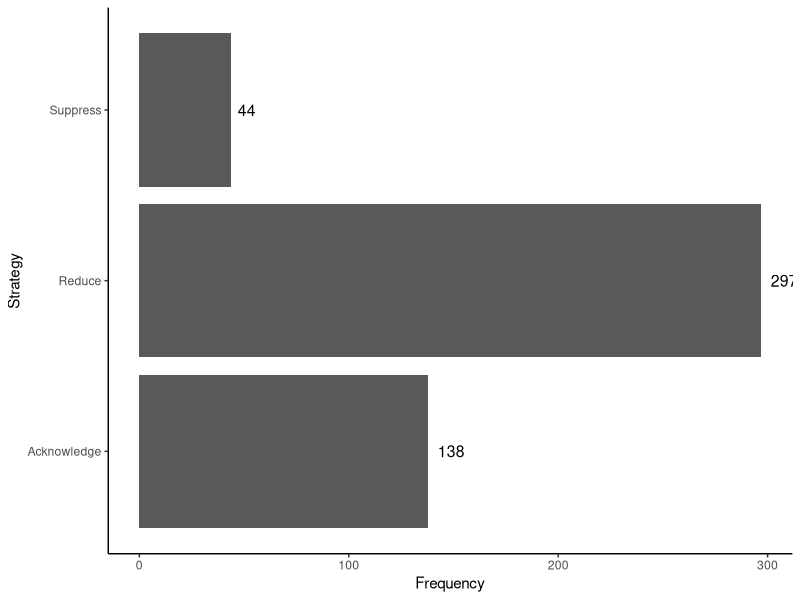
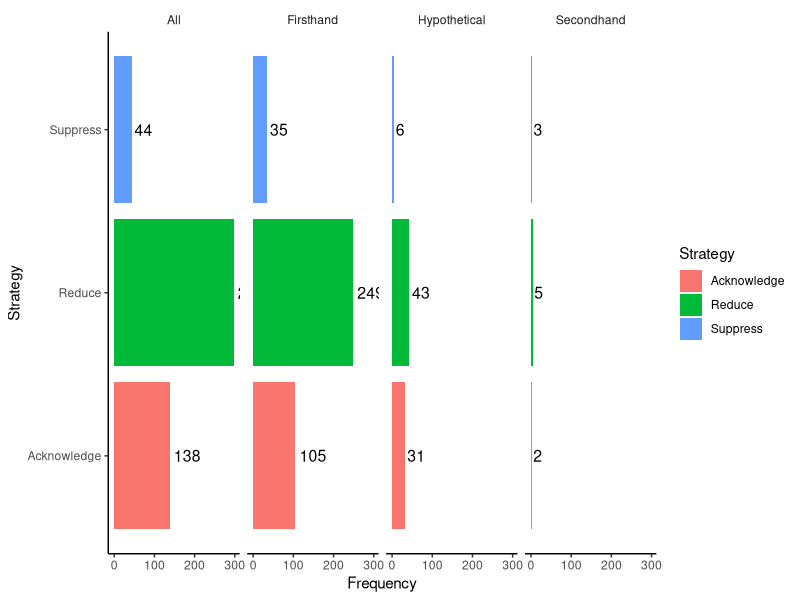
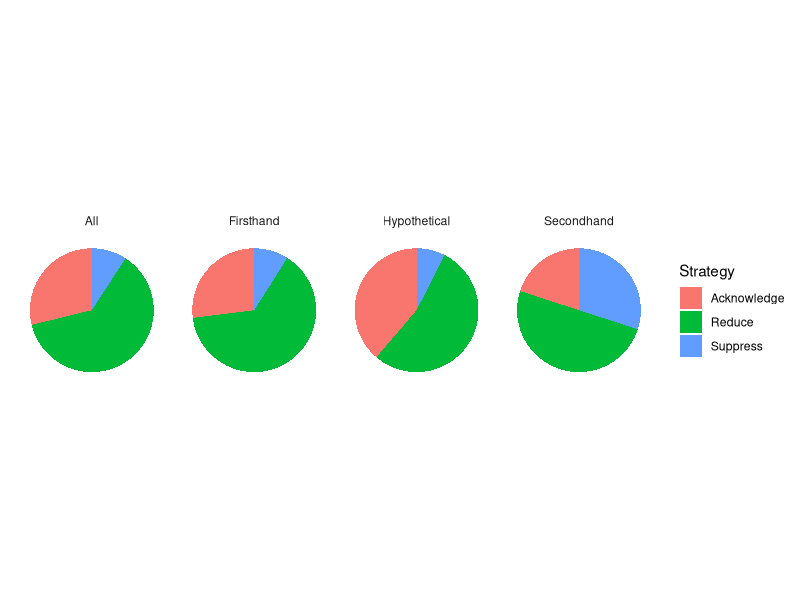
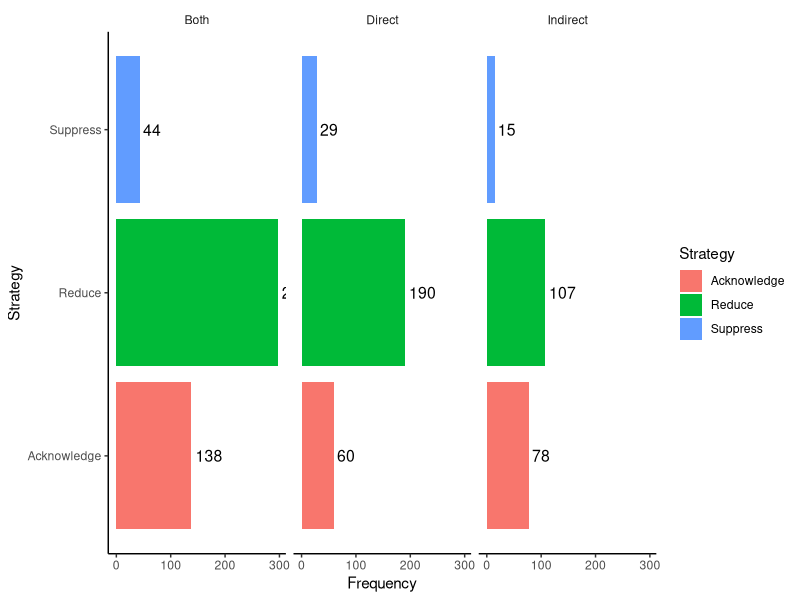
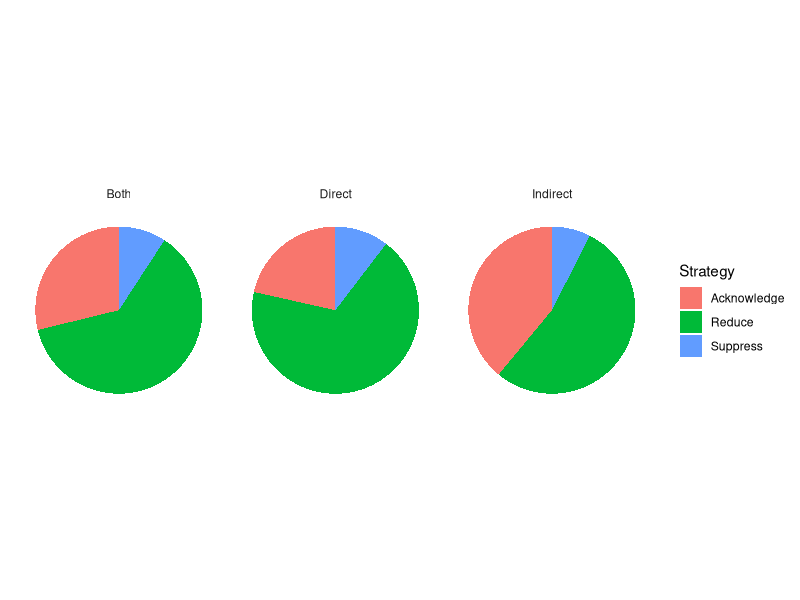
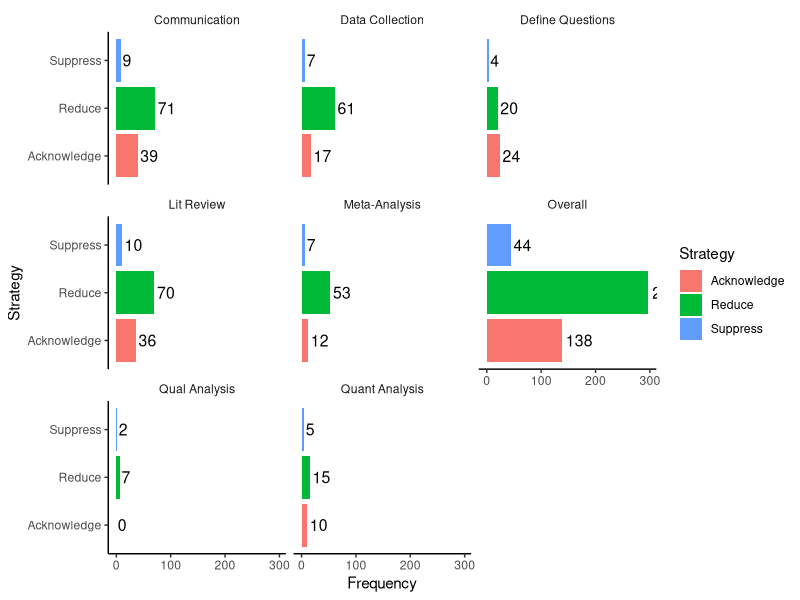
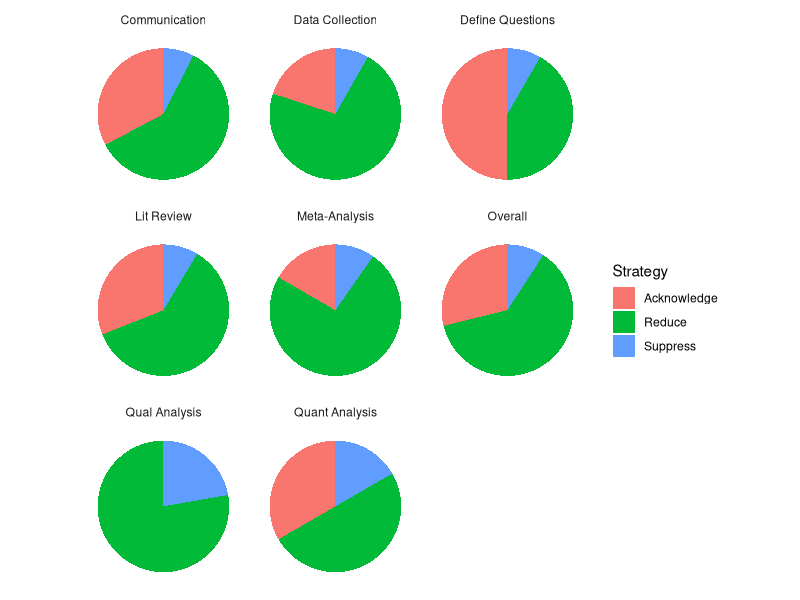
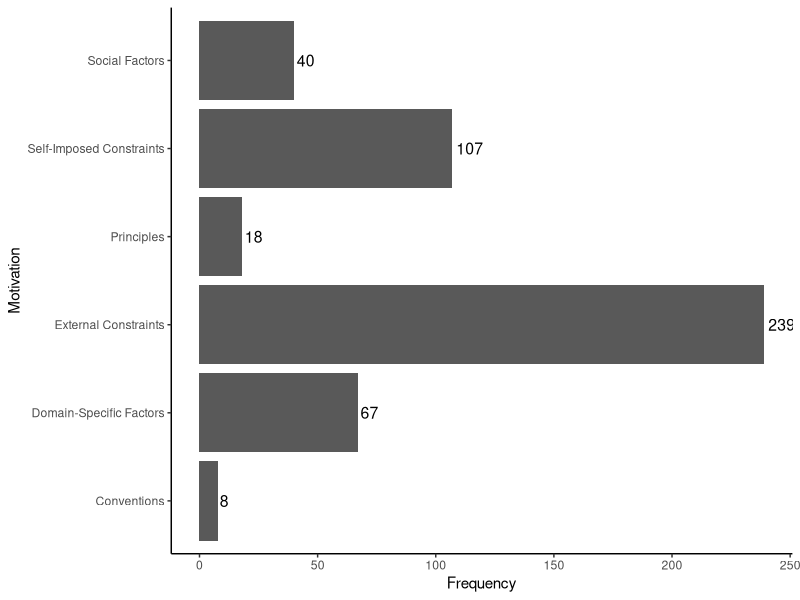

Recreate these plots in R, in order.
## ---- chunk 1
library(ggplot2)
library(dplyr)
# library(ggstance) # devtools::install_github("lionel-/ggstance")
knitr::opts_chunk$set(echo = TRUE)
## ---- chunk 2
codes <- read.csv(file="codes-anonymous.csv", header=TRUE, sep=",")
## ---- chunk 3
# counts of strategies
d.strat <- data.frame(
  "Strategy"=c('Acknowledge','Reduce','Suppress'),
  "Frequency"=c(sum(codes$Strategy=='Acknowledge'),sum(codes$Strategy=='Reduce'),sum(codes$Strategy=='Suppress')),
  "Percent"=c(sum(codes$Strategy=='Acknowledge'),sum(codes$Strategy=='Reduce'),sum(codes$Strategy=='Suppress'))/length(codes$Decision)*100
)
## ---- chunk 4
ggplot(d.strat, aes(x=Strategy,y=Frequency)) + 
  geom_bar(stat = 'identity') + 
  geom_text(aes(label=Frequency),position=position_dodge(width=0.9), size=4, hjust=-0.35) + 
  theme(panel.background = element_blank(), axis.line = element_line(colour = "black")) + 
  coord_flip()
## ---- chunk 5
# add column to data table of strategies for type of mention
d.strat.mention <- cbind(d.strat,"Mention"=c("All","All","All"))

# get counts of strategies for:
# firsthand accounts
codes.firsthand <- codes %>% filter(Mention=="Firsthand")
d.strat.mention <- rbind(d.strat.mention, data.frame(
  "Strategy"=c('Acknowledge','Reduce','Suppress'),
  "Frequency"=c(sum(codes.firsthand$Strategy=='Acknowledge'),sum(codes.firsthand$Strategy=='Reduce'),sum(codes.firsthand$Strategy=='Suppress')),
    "Percent"=c(sum(codes.firsthand$Strategy=='Acknowledge'),sum(codes.firsthand$Strategy=='Reduce'),sum(codes.firsthand$Strategy=='Suppress'))/length(codes.firsthand$Decision)*100,
  "Mention"=c("Firsthand","Firsthand","Firsthand")
))
# secondhand accounts
codes.secondhand <- codes %>% filter(Mention=="Secondhand")
d.strat.mention <- rbind(d.strat.mention, data.frame(
  "Strategy"=c('Acknowledge','Reduce','Suppress'),
  "Frequency"=c(sum(codes.secondhand$Strategy=='Acknowledge'),sum(codes.secondhand$Strategy=='Reduce'),sum(codes.secondhand$Strategy=='Suppress')),
  "Percent"=c(sum(codes.secondhand$Strategy=='Acknowledge'),sum(codes.secondhand$Strategy=='Reduce'),sum(codes.secondhand$Strategy=='Suppress'))/length(codes.secondhand$Decision)*100,
  "Mention"=c("Secondhand","Secondhand","Secondhand")
))
# hypothetical accounts
codes.hypothetical <- codes %>% filter(Mention=="Hypothetical")
d.strat.mention <- rbind(d.strat.mention, data.frame(
  "Strategy"=c('Acknowledge','Reduce','Suppress'),
  "Frequency"=c(sum(codes.hypothetical$Strategy=='Acknowledge'),sum(codes.hypothetical$Strategy=='Reduce'),sum(codes.hypothetical$Strategy=='Suppress')),
  "Percent"=c(sum(codes.hypothetical$Strategy=='Acknowledge'),sum(codes.hypothetical$Strategy=='Reduce'),sum(codes.hypothetical$Strategy=='Suppress'))/length(codes.hypothetical$Decision)*100,
  "Mention"=c("Hypothetical","Hypothetical","Hypothetical")
))
## ---- chunk 6
ggplot(d.strat.mention, aes(x=Strategy, y=Frequency, fill=Strategy)) + 
  geom_bar(stat = 'identity') + 
  geom_text(aes(label=Frequency), position=position_dodge(width=0.9), size=4, hjust=-0.15) + 
  theme(panel.background = element_blank(), axis.line = element_line(colour = "black"), strip.background = element_blank()) + 
  facet_grid(~ Mention) +
  coord_flip()

ggplot(d.strat.mention, aes(x="", y=Percent, fill=Strategy)) +
  geom_bar(width = 1, stat = "identity") +
  coord_polar("y", start = 0) +
  # geom_text(aes(label = round(Percent,digits=1)), size=4) +
  theme_minimal() + 
  theme(axis.title.x = element_blank(), axis.title.y = element_blank(), panel.border = element_blank(), panel.grid=element_blank(),
  axis.ticks = element_blank(), plot.title=element_text(size=14, face="bold"), axis.text.x=element_blank(), strip.background = element_blank()) +
  facet_grid(~ Mention)
## ---- chunk 7
# add column to data table of strategies for type of mention
d.strat.impact <- cbind(d.strat,"Impact"=c("Both","Both","Both"))

# get counts of strategies for decisions with:
# direct impact
codes.direct <- codes %>% filter(Impact=="Direct")
d.strat.impact <- rbind(d.strat.impact, data.frame(
  "Strategy"=c('Acknowledge','Reduce','Suppress'),
  "Frequency"=c(sum(codes.direct$Strategy=='Acknowledge'),sum(codes.direct$Strategy=='Reduce'),sum(codes.direct$Strategy=='Suppress')),
  "Percent"=c(sum(codes.direct$Strategy=='Acknowledge'),sum(codes.direct$Strategy=='Reduce'),sum(codes.direct$Strategy=='Suppress'))/length(codes.direct$Decision)*100,
  "Impact"=c("Direct","Direct","Direct")
))
# indirect impact
codes.indirect <- codes %>% filter(Impact=="Indirect")
d.strat.impact <- rbind(d.strat.impact, data.frame(
  "Strategy"=c('Acknowledge','Reduce','Suppress'),
  "Frequency"=c(sum(codes.indirect$Strategy=='Acknowledge'),sum(codes.indirect$Strategy=='Reduce'),sum(codes.indirect$Strategy=='Suppress')),
  "Percent"=c(sum(codes.indirect$Strategy=='Acknowledge'),sum(codes.indirect$Strategy=='Reduce'),sum(codes.indirect$Strategy=='Suppress'))/length(codes.indirect$Decision)*100,
  "Impact"=c("Indirect","Indirect","Indirect")
))
## ---- chunk 8
ggplot(d.strat.impact, aes(x=Strategy,y=Frequency,fill=Strategy)) + 
  geom_bar(stat = 'identity') + 
  geom_text(aes(label=Frequency),position=position_dodge(width=0.9), size=4, hjust=-0.15) + 
  theme(panel.background = element_blank(), axis.line = element_line(colour = "black"), strip.background = element_blank()) + 
  facet_grid(~ Impact) +
  coord_flip()

ggplot(d.strat.impact, aes(x="", y=Percent, fill=Strategy)) +
  geom_bar(width = 1, stat = "identity") +
  coord_polar("y", start = 0) +
  # geom_text(aes(label = round(Percent,digits=1)), size=4) +
  theme_minimal() + 
  theme(axis.title.x = element_blank(), axis.title.y = element_blank(), panel.border = element_blank(), panel.grid=element_blank(),
  axis.ticks = element_blank(), plot.title=element_text(size=14, face="bold"), axis.text.x=element_blank(), strip.background = element_blank()) +
  facet_grid(~ Impact)
## ---- chunk 9
# add column to data table of strategies for type of mention
d.strat.stage <- cbind(d.strat,"Stage"=c("Overall","Overall","Overall"))

# get counts of strategies at the stage of:
# questions
codes.questions <- codes %>% filter(Stage.of.Analysis=="Defining questions and objectives")
d.strat.stage <- rbind(d.strat.stage, data.frame(
  "Strategy"=c('Acknowledge','Reduce','Suppress'),
  "Frequency"=c(sum(codes.questions$Strategy=='Acknowledge'),sum(codes.questions$Strategy=='Reduce'),sum(codes.questions$Strategy=='Suppress')),
  "Percent"=c(sum(codes.questions$Strategy=='Acknowledge'),sum(codes.questions$Strategy=='Reduce'),sum(codes.questions$Strategy=='Suppress'))/length(codes.questions$Decision)*100,
  "Stage"=c("Define Questions","Define Questions","Define Questions")
))
# literature review
codes.review <- codes %>% filter(Stage.of.Analysis=="Literature review")
d.strat.stage <- rbind(d.strat.stage, data.frame(
  "Strategy"=c('Acknowledge','Reduce','Suppress'),
  "Frequency"=c(sum(codes.review$Strategy=='Acknowledge'),sum(codes.review$Strategy=='Reduce'),sum(codes.review$Strategy=='Suppress')),
  "Percent"=c(sum(codes.review$Strategy=='Acknowledge'),sum(codes.review$Strategy=='Reduce'),sum(codes.review$Strategy=='Suppress'))/length(codes.review$Decision)*100,
  "Stage"=c("Lit Review","Lit Review","Lit Review")
))
# data collection
codes.collect <- codes %>% filter(Stage.of.Analysis=="Data collection")
d.strat.stage <- rbind(d.strat.stage, data.frame(
  "Strategy"=c('Acknowledge','Reduce','Suppress'),
  "Frequency"=c(sum(codes.collect$Strategy=='Acknowledge'),sum(codes.collect$Strategy=='Reduce'),sum(codes.collect$Strategy=='Suppress')),
  "Percent"=c(sum(codes.collect$Strategy=='Acknowledge'),sum(codes.collect$Strategy=='Reduce'),sum(codes.collect$Strategy=='Suppress'))/length(codes.collect$Decision)*100,
  "Stage"=c("Data Collection","Data Collection","Data Collection")
))
# meta-analysis
codes.meta <- codes %>% filter(Stage.of.Analysis=="Meta-analysis")
d.strat.stage <- rbind(d.strat.stage, data.frame(
  "Strategy"=c('Acknowledge','Reduce','Suppress'),
  "Frequency"=c(sum(codes.meta$Strategy=='Acknowledge'),sum(codes.meta$Strategy=='Reduce'),sum(codes.meta$Strategy=='Suppress')),
  "Percent"=c(sum(codes.meta$Strategy=='Acknowledge'),sum(codes.meta$Strategy=='Reduce'),sum(codes.meta$Strategy=='Suppress'))/length(codes.meta$Decision)*100,
  "Stage"=c("Meta-Analysis","Meta-Analysis","Meta-Analysis")
))
# quantitative analysis
codes.quant <- codes %>% filter(Stage.of.Analysis=="Quantitative Analysis")
d.strat.stage <- rbind(d.strat.stage, data.frame(
  "Strategy"=c('Acknowledge','Reduce','Suppress'),
  "Frequency"=c(sum(codes.quant$Strategy=='Acknowledge'),sum(codes.quant$Strategy=='Reduce'),sum(codes.quant$Strategy=='Suppress')),
  "Percent"=c(sum(codes.quant$Strategy=='Acknowledge'),sum(codes.quant$Strategy=='Reduce'),sum(codes.quant$Strategy=='Suppress'))/length(codes.quant$Decision)*100,
  "Stage"=c("Quant Analysis","Quant Analysis","Quant Analysis")
))
# qualitative analysis
codes.qual <- codes %>% filter(Stage.of.Analysis=="Qualitative analysis")
d.strat.stage <- rbind(d.strat.stage, data.frame(
  "Strategy"=c('Acknowledge','Reduce','Suppress'),
  "Frequency"=c(sum(codes.qual$Strategy=='Acknowledge'),sum(codes.qual$Strategy=='Reduce'),sum(codes.qual$Strategy=='Suppress')),
  "Percent"=c(sum(codes.qual$Strategy=='Acknowledge'),sum(codes.qual$Strategy=='Reduce'),sum(codes.qual$Strategy=='Suppress'))/length(codes.qual$Decision)*100,
  "Stage"=c("Qual Analysis","Qual Analysis","Qual Analysis")
))
# communication
codes.comm <- codes %>% filter(Stage.of.Analysis=="Communication")
d.strat.stage <- rbind(d.strat.stage, data.frame(
  "Strategy"=c('Acknowledge','Reduce','Suppress'),
  "Frequency"=c(sum(codes.comm$Strategy=='Acknowledge'),sum(codes.comm$Strategy=='Reduce'),sum(codes.comm$Strategy=='Suppress')),
  "Percent"=c(sum(codes.comm$Strategy=='Acknowledge'),sum(codes.comm$Strategy=='Reduce'),sum(codes.comm$Strategy=='Suppress'))/length(codes.comm$Decision)*100,
  "Stage"=c("Communication","Communication","Communication")
))
## ---- chunk 10
ggplot(d.strat.stage, aes(x=Strategy,y=Frequency,fill=Strategy)) + 
  geom_bar(stat = 'identity') + 
  geom_text(aes(label=Frequency),position=position_dodge(width=0.9), size=4, hjust=-0.15) + 
  theme(panel.background = element_blank(), axis.line = element_line(colour = "black"), strip.background = element_blank()) + 
  facet_wrap(~ Stage) +
  coord_flip()

ggplot(d.strat.stage, aes(x="", y=Percent, fill=Strategy)) +
  geom_bar(width = 1, stat = "identity") +
  coord_polar("y", start = 0) +
  # geom_text(aes(label = round(Percent,digits=1)), size=4) +
  theme_minimal() + 
  theme(axis.title.x = element_blank(), axis.title.y = element_blank(), panel.border = element_blank(), panel.grid=element_blank(),
  axis.ticks = element_blank(), plot.title=element_text(size=14, face="bold"), axis.text.x=element_blank(), strip.background = element_blank()) +
  facet_wrap(~ Stage)
## ---- chunk 11
unique(codes$Reason)
## ---- chunk 12
# add a column to the data table for motivations
codes$Motivation <- with(codes, 
                         ifelse(Reason %in% c("Consistency", "Reproducibility", "Comprehensiveness"), "Principles",
                            ifelse(Reason %in% c("Confidence through consensus", "Ease of understanding"), "Social Factors",
                               ifelse(Reason %in% c("Domain knowledge", "Conceptual clarity"), "Domain-Specific Factors",
                                  ifelse(Reason %in% c("Statistical power", "Standard practice"), "Conventions",
                                     ifelse(Reason %in% c("Research questions", "Caution", "Preference", "Lack of knowledge"), "Self-Imposed Constraints",
                                        "External Constraints"
                                     )
                                  )
                               )
                            )
                         )
                    )
## ---- chunk 13
# counts of strategies
d.motive <- data.frame(
  "Motivation"=c("Principles","Social Factors","Domain-Specific Factors","Conventions","Self-Imposed Constraints","External Constraints"),
  "Frequency"=c(sum(codes$Motivation=="Principles"),sum(codes$Motivation=="Social Factors"),sum(codes$Motivation=="Domain-Specific Factors"),sum(codes$Motivation=="Conventions"),sum(codes$Motivation=="Self-Imposed Constraints"),sum(codes$Motivation=="External Constraints")),
  "Percent"=c(sum(codes$Motivation=="Principles"),sum(codes$Motivation=="Social Factors"),sum(codes$Motivation=="Domain-Specific Factors"),sum(codes$Motivation=="Conventions"),sum(codes$Motivation=="Self-Imposed Constraints"),sum(codes$Motivation=="External Constraints"))/length(codes$Decision)*100
)
## ---- chunk 14
ggplot(d.motive, aes(x=Motivation,y=Frequency)) + 
  geom_bar(stat = 'identity') + 
  geom_text(aes(label=Frequency),position=position_dodge(width=0.9), size=4, hjust=-0.15) + 
  theme(panel.background = element_blank(), axis.line = element_line(colour = "black")) +
  coord_flip()

ggplot(codes, aes(x=Reason)) +
  geom_bar(stat = 'count') +
  theme(panel.background = element_blank(), axis.line = element_line(colour = "black"), strip.background = element_blank(), strip.text.y = element_text(angle = 0)) +
  facet_grid(Motivation ~ ., scales = "free", space = "free") +
  coord_flip()

# this one is kinda weird, but I find it helpful when it's enlarged in a separate window
# ggplot(codes, aes(x=factor(1),fill=Reason)) + 
#   geom_bar(width = 1) + 
#   coord_polar("y", start = 0) +
#   theme_minimal() + 
#   theme(axis.title.x = element_blank(), axis.title.y = element_blank(), panel.border = element_blank(), panel.grid=element_blank(),
#   axis.ticks = element_blank(), plot.title=element_text(size=14, face="bold"), axis.text.x=element_blank(), strip.background = element_blank()) +
#   facet_wrap(~ Motivation)
## ---- chunk 15
# add column to data table of strategies for type of mention
d.motive.strat <- cbind(d.motive,"Strategy"=c("All","All","All","All","All","All"))

# get counts of motivations for each strategy:
# acknowledge
codes.acknowledge <- codes %>% filter(Strategy=="Acknowledge")
d.motive.strat <- rbind(d.motive.strat, data.frame(
  "Motivation"=c("Principles","Social Factors","Domain-Specific Factors","Conventions","Self-Imposed Constraints","External Constraints"),
  "Frequency"=c(sum(codes.acknowledge$Motivation=="Principles"),sum(codes.acknowledge$Motivation=="Social Factors"),sum(codes.acknowledge$Motivation=="Domain-Specific Factors"),sum(codes.acknowledge$Motivation=="Conventions"),sum(codes.acknowledge$Motivation=="Self-Imposed Constraints"),sum(codes.acknowledge$Motivation=="External Constraints")),
  "Percent"=c(sum(codes.acknowledge$Motivation=="Principles"),sum(codes.acknowledge$Motivation=="Social Factors"),sum(codes.acknowledge$Motivation=="Domain-Specific Factors"),sum(codes.acknowledge$Motivation=="Conventions"),sum(codes.acknowledge$Motivation=="Self-Imposed Constraints"),sum(codes.acknowledge$Motivation=="External Constraints"))/length(codes.acknowledge$Decision)*100,
  "Strategy"=c("Acknowledge","Acknowledge","Acknowledge","Acknowledge","Acknowledge","Acknowledge")
))
# reduce
codes.reduce <- codes %>% filter(Strategy=="Reduce")
d.motive.strat <- rbind(d.motive.strat, data.frame(
  "Motivation"=c("Principles","Social Factors","Domain-Specific Factors","Conventions","Self-Imposed Constraints","External Constraints"),
  "Frequency"=c(sum(codes.reduce$Motivation=="Principles"),sum(codes.reduce$Motivation=="Social Factors"),sum(codes.reduce$Motivation=="Domain-Specific Factors"),sum(codes.reduce$Motivation=="Conventions"),sum(codes.reduce$Motivation=="Self-Imposed Constraints"),sum(codes.reduce$Motivation=="External Constraints")),
  "Percent"=c(sum(codes.reduce$Motivation=="Principles"),sum(codes.reduce$Motivation=="Social Factors"),sum(codes.reduce$Motivation=="Domain-Specific Factors"),sum(codes.reduce$Motivation=="Conventions"),sum(codes.reduce$Motivation=="Self-Imposed Constraints"),sum(codes.reduce$Motivation=="External Constraints"))/length(codes.reduce$Decision)*100,
  "Strategy"=c("Reduce","Reduce","Reduce","Reduce","Reduce","Reduce")
))
# suppress
codes.suppress <- codes %>% filter(Strategy=="Suppress")
d.motive.strat <- rbind(d.motive.strat, data.frame(
  "Motivation"=c("Principles","Social Factors","Domain-Specific Factors","Conventions","Self-Imposed Constraints","External Constraints"),
  "Frequency"=c(sum(codes.suppress$Motivation=="Principles"),sum(codes.suppress$Motivation=="Social Factors"),sum(codes.suppress$Motivation=="Domain-Specific Factors"),sum(codes.suppress$Motivation=="Conventions"),sum(codes.suppress$Motivation=="Self-Imposed Constraints"),sum(codes.suppress$Motivation=="External Constraints")),
  "Percent"=c(sum(codes.suppress$Motivation=="Principles"),sum(codes.suppress$Motivation=="Social Factors"),sum(codes.suppress$Motivation=="Domain-Specific Factors"),sum(codes.suppress$Motivation=="Conventions"),sum(codes.suppress$Motivation=="Self-Imposed Constraints"),sum(codes.suppress$Motivation=="External Constraints"))/length(codes.suppress$Decision)*100,
  "Strategy"=c("Suppress","Suppress","Suppress","Suppress","Suppress","Suppress")
))
## ---- chunk 16
ggplot(d.motive.strat, aes(x=Motivation,y=Frequency)) + 
  geom_bar(stat = 'identity') + 
  geom_text(aes(label=Frequency),position=position_dodge(width=0.9), size=4, hjust=-0.15) + 
  theme(panel.background = element_blank(), axis.line = element_line(colour = "black"), strip.background = element_blank()) + 
  facet_wrap(~ Strategy) + 
  coord_flip()

ggplot(d.motive.strat, aes(x="", y=Percent, fill=Motivation)) +
  geom_bar(width = 1, stat = "identity") +
  coord_polar("y", start = 0) +
  # geom_text(aes(label = round(Percent,digits=1)), size=4) +
  theme_minimal() + 
  theme(axis.title.x = element_blank(), axis.title.y = element_blank(), panel.border = element_blank(), panel.grid=element_blank(),
  axis.ticks = element_blank(), plot.title=element_text(size=14, face="bold"), axis.text.x=element_blank()) +
  facet_wrap(~ Strategy)
## ---- chunk 17
unique(codes$Need)
